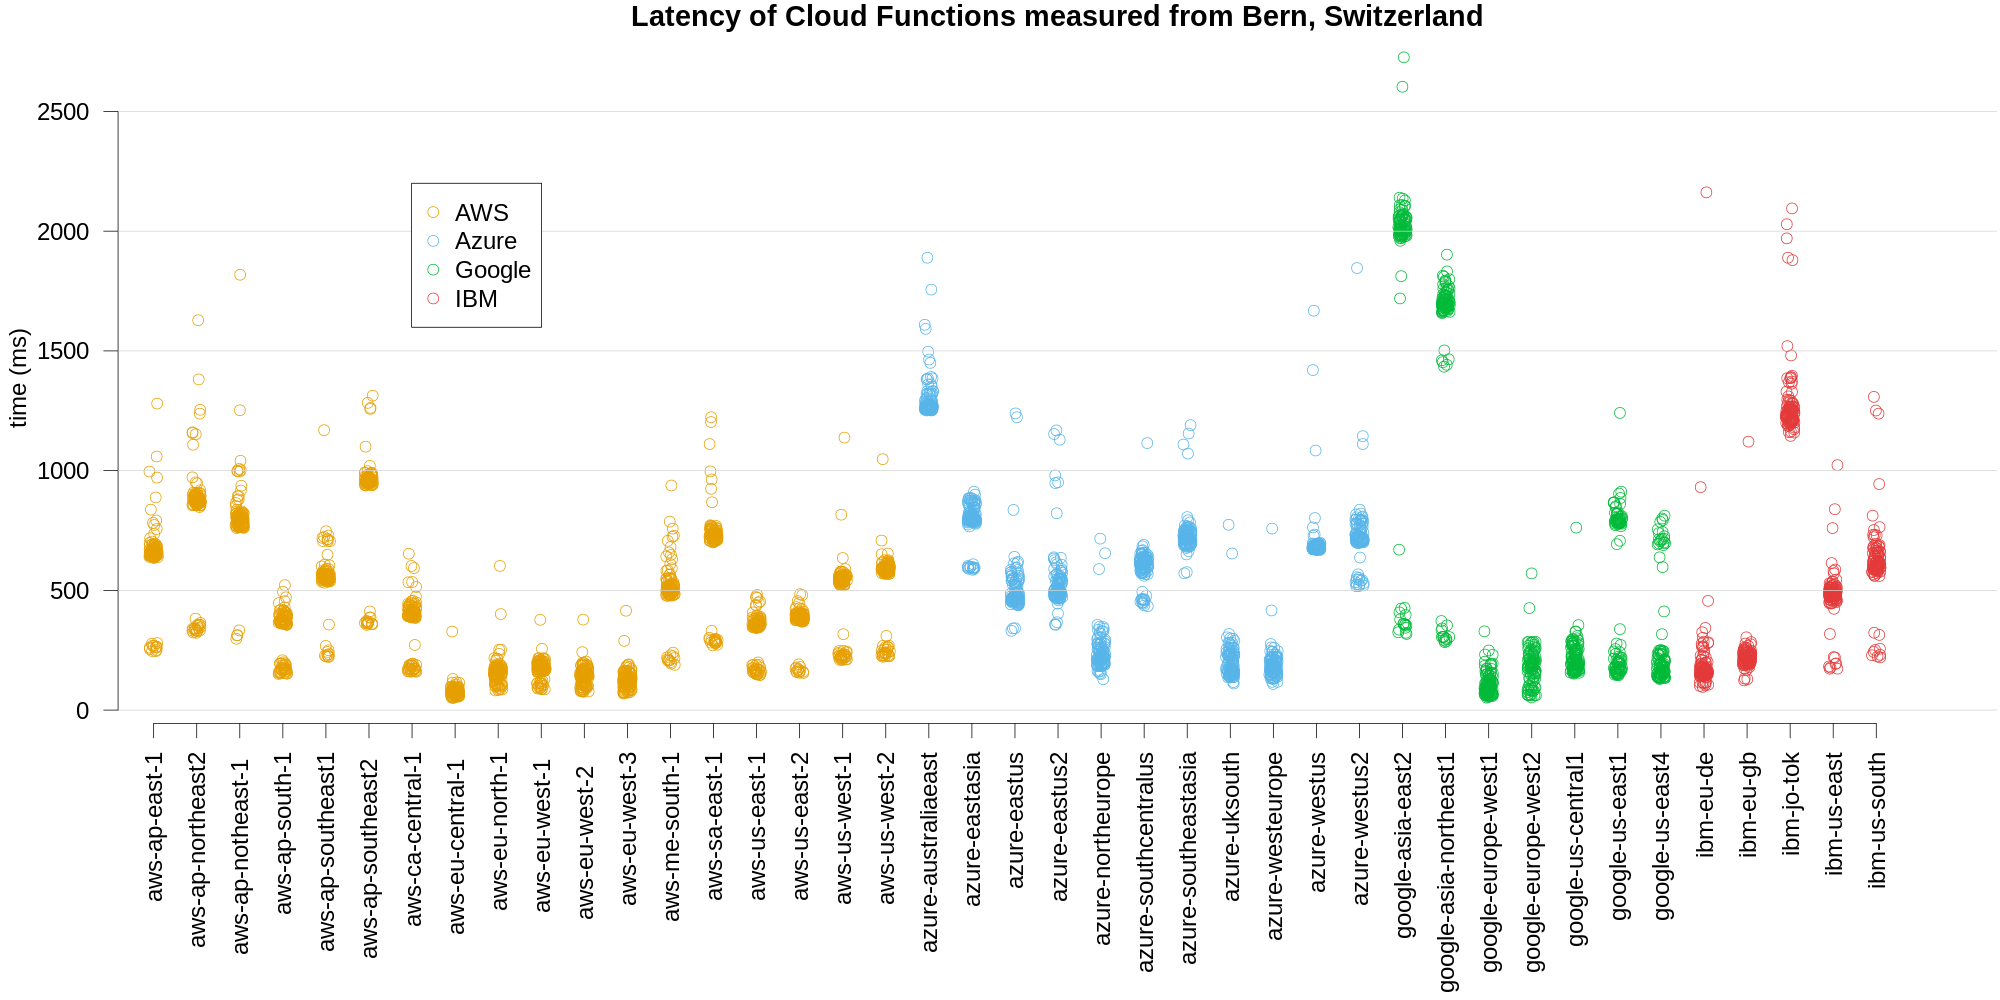

This chart was generated by the following R code:
input <- read.csv("raw_latency_data.csv",header=T,sep=",")
png(file = "scatterplot_latency.png", width=2000, height=1000, units="px", pointsize=24)
par(mar=c(9.5,4,1,0)+.1)
stripchart(input$ms ~ input$cloud, pch = 21, frame = FALSE, vertical = TRUE, method = "jitter",
    las=2, main = "Latency of Cloud Functions measured from Bern, Switzerland", xlab = "", ylab = "time (ms)",
    col = c("#E69F00", "#E69F00", "#E69F00", "#E69F00", "#E69F00", "#E69F00", "#E69F00", "#E69F00", "#E69F00",
    "#E69F00", "#E69F00", "#E69F00", "#E69F00", "#E69F00", "#E69F00", "#E69F00", "#E69F00", "#E69F00",
    "#56B4E9", "#56B4E9", "#56B4E9", "#56B4E9", "#56B4E9", "#56B4E9", "#56B4E9", "#56B4E9", "#56B4E9", "#56B4E9", "#56B4E9", 
    "#00BA38", "#00BA38", "#00BA38", "#00BA38", "#00BA38", "#00BA38", "#00BA38", 
    "#E33939", "#E33939", "#E33939", "#E33939", "#E33939"),at=0.01:41)
grid (NULL,NULL,nx=0,col = "lightgray") 
